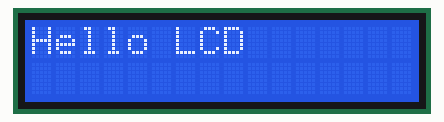
Recording of a sketch running on a simulated Arduino Uno, built with avr-gcc and run on an emulated ATmega328P. On the bench: 16×2 character LCD. What the sketch prints to the serial monitor is not drawn.

Above: at 5.1 s.
At 8.0 s:
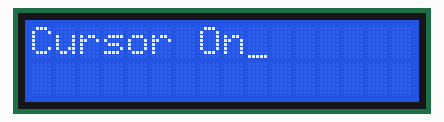
At 10.8 s:
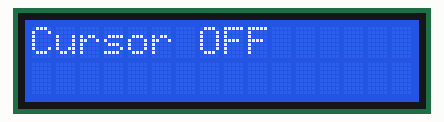
At 20.7 s:
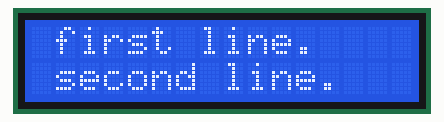
At 27.7 s:
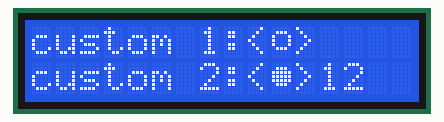
At 37.6 s:
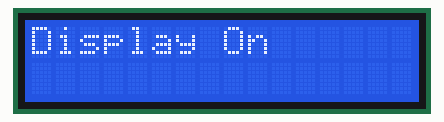

The sketch:

LiquidCrystal16x2.ino
```cpp
#include <Arduino.h>
#include <Wire.h>
#include <LiquidCrystal_PCF8574.h>

// set the LCD address to 0x27 for a 16 chars and 2 line display
LiquidCrystal_PCF8574 lcd(0x27);
int show = -1;
byte dotOff[] = { 0b00000, 0b01110, 0b10001, 0b10001,0b10001, 0b01110, 0b00000, 0b00000 };
byte dotOn[] = { 0b00000, 0b01110, 0b11111, 0b11111,0b11111, 0b01110, 0b00000, 0b00000 };

void setup() {
  int error;
  Serial.begin(115200);
  Serial.println("LCD...");
  Serial.println("Probing for PCF8574 on address 0x27...");
  // See http://playground.arduino.cc/Main/I2cScanner how to test for a I2C device.
  Wire.begin();
  Wire.beginTransmission(0x27);
  error = Wire.endTransmission();
  Serial.print("Error: ");
  Serial.print(error);
  delay(5000);
  if (error == 0) {
    Serial.println(": LCD found.");
    show = 0;
    lcd.begin(16, 2);  // initialize the lcd
    lcd.createChar(1, dotOff);
    lcd.createChar(2, dotOn);
  } else {
    Serial.println(": LCD not found.");
  }
}

void loop() {
  if (show == 0) {
    lcd.setBacklight(255);
    lcd.home();
    lcd.clear();
    lcd.print("Hello LCD");
    delay(1000);
    lcd.setBacklight(0);
    delay(400);
    lcd.setBacklight(255);
  } else if (show == 1) {
    lcd.clear();
    lcd.print("Cursor On");
    lcd.cursor();
  } else if (show == 2) {
    lcd.clear();
    lcd.print("Cursor Blink");
    lcd.blink();
  } else if (show == 3) {
    lcd.clear();
    lcd.print("Cursor OFF");
    lcd.noBlink();
    lcd.noCursor();
  } else if (show == 4) {
    lcd.clear();
    lcd.print("Display Off");
    lcd.noDisplay();
  } else if (show == 5) {
    lcd.clear();
    lcd.print("Display On");
    lcd.display();
  } else if (show == 7) {
    lcd.clear();
    lcd.setCursor(0, 0);
    lcd.print("*** first line.");
    lcd.setCursor(0, 1);
    lcd.print("*** second line.");
  } else if (show == 8) {
    lcd.scrollDisplayLeft();
  } else if (show == 9) {
    lcd.scrollDisplayLeft();
  } else if (show == 10) {
    lcd.scrollDisplayLeft();
  } else if (show == 11) {
    lcd.scrollDisplayRight();
  } else if (show == 12) {
    lcd.clear();
    lcd.print("write-");
  } else if (show == 13) {
    lcd.clear();
    lcd.print("custom 1:<\01>");
    lcd.setCursor(0, 1);
    lcd.print("custom 2:<\02>");
  } else {
    lcd.print(show - 13);
  }
  delay(1400);
  show = (show + 1) % 16;
}  // loop()
```

Measured:
- what the display in image 0 shows lasts 1.0 s, from 5.1 s to 6.1 s
- what the display in image 1 shows lasts 1.4 s, from 7.9 s to 9.3 s
